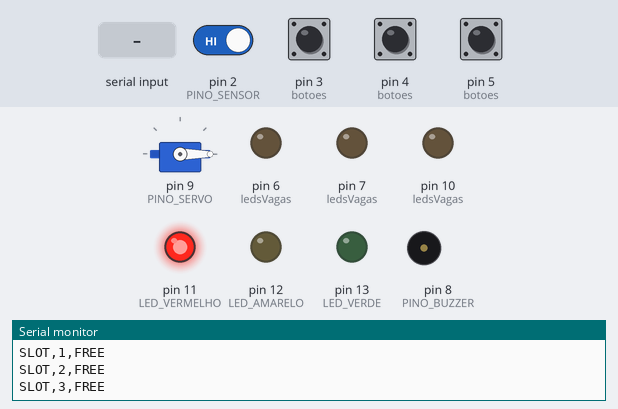
Recording of a sketch running on a simulated Arduino Uno, built with avr-gcc and run on an emulated ATmega328P. On the bench: servo, output pins drawn as LEDs (lit = HIGH), buzzer (waves = sounding), the last lines printed to the serial monitor. Inputs (shaded band) come from the test bench; at power-on: pin 2 (PINO_SENSOR), pin 3 (botoes), pin 4 (botoes), pin 5 (botoes) HIGH.

Above: at 1.7 s.
1.8 s: "CMD,OPEN\n" received over Serial
At 3.5 s:
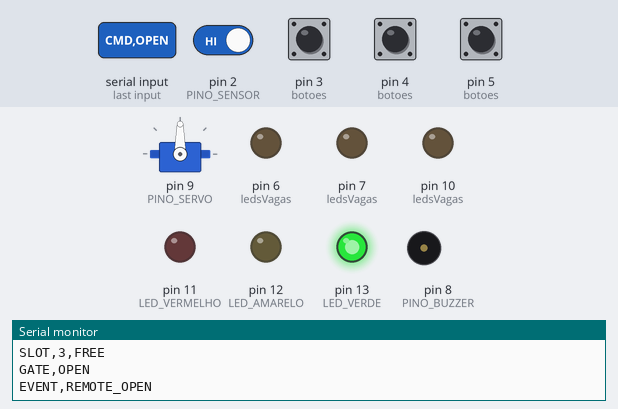
4.8 s: pin 3 (botoes) pulled LOW for 1 s
At 5.8 s:
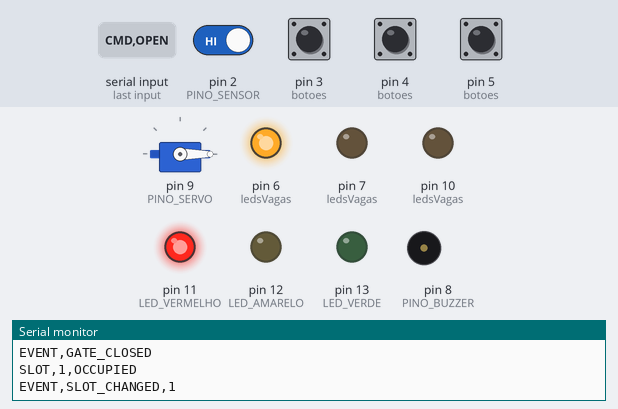
7.3 s: pin 2 (PINO_SENSOR) driven LOW
At 8.6 s:
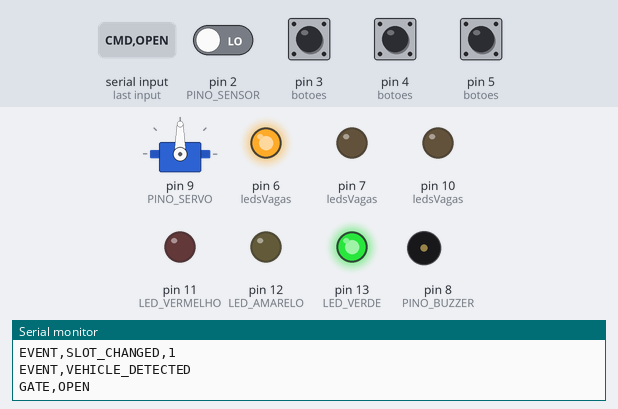
9.1 s: pin 4 (botoes) pulled LOW for 0.15 s
At 10.3 s:
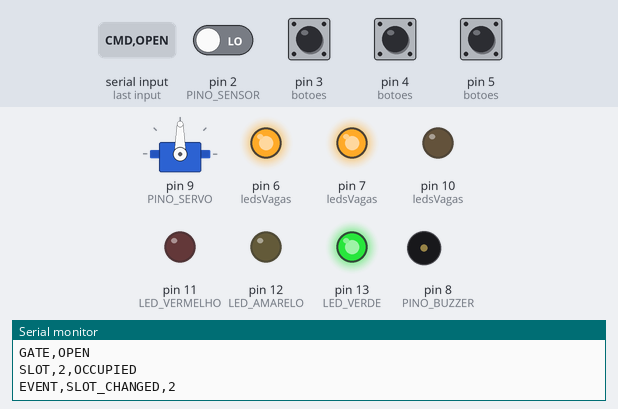
10.7 s: pin 5 (botoes) pulled LOW for 0.15 s
At 11.6 s:
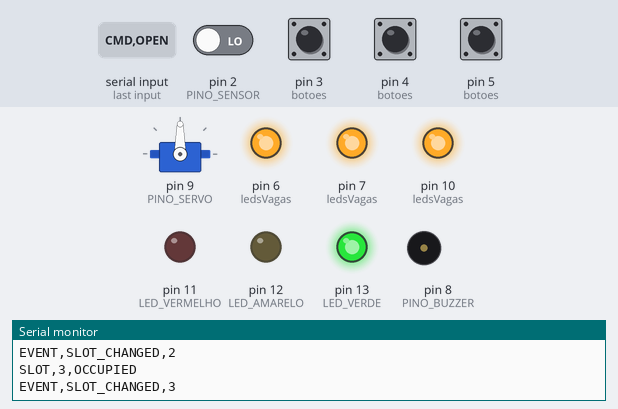
12.3 s: pin 3 (botoes) pulled LOW for 0.15 s
At 12.8 s:
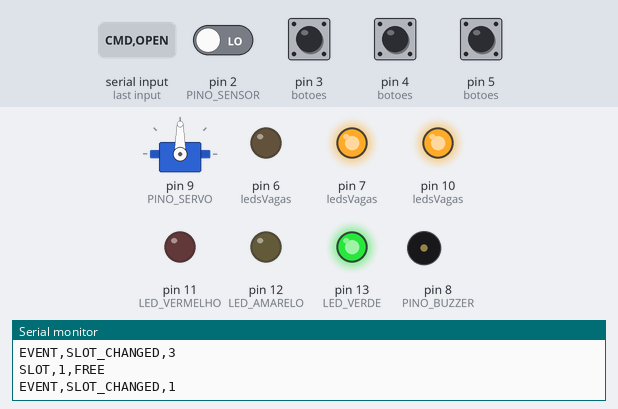
Timing chart, 0 to 14.9 s (numbered marks = the images above; inputs shaded):
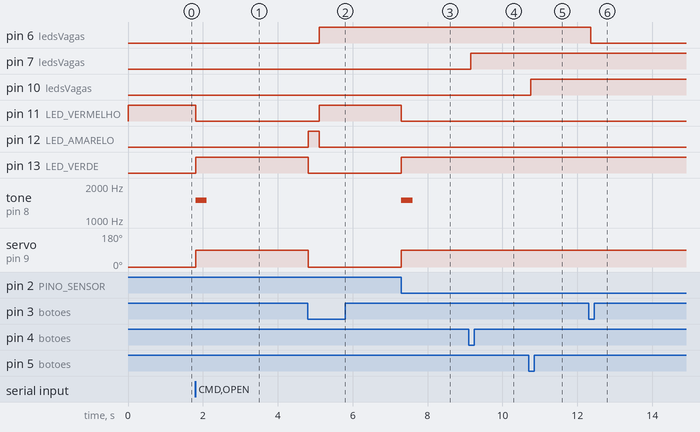

The sketch:

estacionamento_inteligente.ino
```cpp
#include <Servo.h>
#include <string.h>

// =====================================
// PINOS DO SISTEMA (ARDUINO UNO)
// =====================================

// Sensor reflexivo infravermelho TCRT5000 (cancela)
const int PINO_SENSOR = 2;

// Botoes fisicos das vagas
const int BOTAO_VAGA_1 = 3;
const int BOTAO_VAGA_2 = 4;
const int BOTAO_VAGA_3 = 5;

// LEDs indicadores das vagas
const int LED_VAGA_1 = 6;
const int LED_VAGA_2 = 7;
const int LED_VAGA_3 = 10;

// Componentes da cancela (Buzzer e Micro Servo MG90S)
const int PINO_BUZZER = 8;
const int PINO_SERVO = 9;

// LEDs de sinalizacao da cancela
const int LED_VERMELHO = 11;
const int LED_AMARELO = 12;
const int LED_VERDE = 13;

// =====================================
// CONFIGURACAO DA CANCELA (SERVO MG90S)
// =====================================

Servo cancela;

const int ANGULO_FECHADO = 0;
const int ANGULO_ABERTO = 90;

const unsigned long TEMPO_ABERTA = 3000;

bool cancelaAberta = false;
bool veiculoAnterior = false;

unsigned long tempoAbertura = 0;

// =====================================
// CONFIGURACAO DAS VAGAS
// =====================================

const int botoes[3] = {
  BOTAO_VAGA_1,
  BOTAO_VAGA_2,
  BOTAO_VAGA_3
};

const int ledsVagas[3] = {
  LED_VAGA_1,
  LED_VAGA_2,
  LED_VAGA_3
};

bool vagasOcupadas[3] = {
  false, false, false
};

bool leituraAnterior[3] = {
  HIGH, HIGH, HIGH
};

bool estadoEstavel[3] = {
  HIGH, HIGH, HIGH
};

unsigned long ultimoDebounce[3] = {
  0, 0, 0
};

const unsigned long DEBOUNCE = 50;

// =====================================
// COMUNICACAO SERIAL (ARDUINO -> PYTHON)
// =====================================

void enviarEstadoVaga(int numero) {

  Serial.print("SLOT,");
  Serial.print(numero);
  Serial.print(",");

  if (vagasOcupadas[numero - 1]) {
    Serial.println("OCCUPIED");
  } else {
    Serial.println("FREE");
  }
}

void enviarEstadoCancela() {

  if (cancelaAberta) {
    Serial.println("GATE,OPEN");
  } else {
    Serial.println("GATE,CLOSED");
  }
}

// =====================================
// ATUALIZAR LED DE CADA VAGA
// =====================================

void atualizarLedVaga(int indice) {

  if (vagasOcupadas[indice]) {
    digitalWrite(ledsVagas[indice], HIGH);
  } else {
    digitalWrite(ledsVagas[indice], LOW);
  }
}

// =====================================
// CONTROLE DO SEMAFORO
// =====================================

void atualizarSemaforo(
  bool vermelho,
  bool amarelo,
  bool verde
) {

  digitalWrite(LED_VERMELHO, vermelho);
  digitalWrite(LED_AMARELO, amarelo);
  digitalWrite(LED_VERDE, verde);
}

// =====================================
// ABRIR E FECHAR CANCELA
// =====================================

void abrirCancela() {

  if (cancelaAberta) return;

  cancelaAberta = true;

  atualizarSemaforo(LOW, HIGH, LOW);

  tone(PINO_BUZZER, 1000, 200);

  cancela.write(ANGULO_ABERTO);

  atualizarSemaforo(LOW, LOW, HIGH);

  tone(PINO_BUZZER, 1500, 300);

  tempoAbertura = millis();

  enviarEstadoCancela();
}

void fecharCancela() {

  if (!cancelaAberta) return;

  atualizarSemaforo(LOW, HIGH, LOW);

  cancela.write(ANGULO_FECHADO);

  delay(300);

  atualizarSemaforo(HIGH, LOW, LOW);

  cancelaAberta = false;

  enviarEstadoCancela();

  Serial.println("EVENT,GATE_CLOSED");
}

// =====================================
// COMANDOS RECEBIDOS DO PYTHON
// =====================================

void enviarTodosEstados() {

  Serial.println("SYSTEM,STARTED");

  enviarEstadoCancela();

  for (int i = 0; i < 3; i++) {
    enviarEstadoVaga(i + 1);
  }
}

void processarComando(char* comando) {

  if (strcmp(comando, "CMD,OPEN") == 0) {

    abrirCancela();

    Serial.println("EVENT,REMOTE_OPEN");

  }

  else if (strcmp(comando, "CMD,CLOSE") == 0) {

    // Trava de seguranca: nunca fechar enquanto houver veiculo detectado
    if (digitalRead(PINO_SENSOR) == LOW) {

      Serial.println("EVENT,CLOSE_BLOCKED");

    } else {

      fecharCancela();

    }

  }

  else if (strcmp(comando, "CMD,STATUS") == 0) {

    enviarTodosEstados();

  }

  else {

    Serial.print("ERROR,UNKNOWN_COMMAND,");
    Serial.println(comando);

  }
}

// Leitura serial nao bloqueante
void receberComandosSerial() {

  static char buffer[40];
  static byte indice = 0;

  while (Serial.available() > 0) {

    char caractere = Serial.read();

    if (caractere == '\n') {

      buffer[indice] = '\0';

      if (indice > 0) {
        processarComando(buffer);
      }

      indice = 0;

    }

    else if (caractere != '\r') {

      if (indice < sizeof(buffer) - 1) {

        buffer[indice++] = caractere;

      } else {

        // Descarta comandos maiores que o buffer
        indice = 0;

      }
    }
  }
}

// =====================================
// LEITURA DOS BOTOES
// =====================================

void atualizarVagas() {

  for (int i = 0; i < 3; i++) {

    bool leitura = digitalRead(botoes[i]);

    if (leitura != leituraAnterior[i]) {
      ultimoDebounce[i] = millis();
    }

    if (millis() - ultimoDebounce[i] > DEBOUNCE) {

      if (leitura != estadoEstavel[i]) {

        estadoEstavel[i] = leitura;

        // Botao pressionado
        if (estadoEstavel[i] == LOW) {

          // Alterna o estado da vaga
          vagasOcupadas[i] = !vagasOcupadas[i];

          // Atualiza o LED correspondente
          atualizarLedVaga(i);

          // Envia informacoes pela serial
          enviarEstadoVaga(i + 1);

          Serial.print("EVENT,SLOT_CHANGED,");
          Serial.println(i + 1);
        }
      }
    }

    leituraAnterior[i] = leitura;
  }
}

// =====================================
// INICIALIZACAO
// =====================================

void setup() {

  Serial.begin(9600);

  // Sensor TCRT5000
  pinMode(PINO_SENSOR, INPUT);

  // Botoes
  for (int i = 0; i < 3; i++) {
    pinMode(botoes[i], INPUT_PULLUP);
  }

  // LEDs das vagas
  for (int i = 0; i < 3; i++) {
    pinMode(ledsVagas[i], OUTPUT);
    digitalWrite(ledsVagas[i], LOW);
  }

  // Buzzer
  pinMode(PINO_BUZZER, OUTPUT);

  // Semaforo
  pinMode(LED_VERMELHO, OUTPUT);
  pinMode(LED_AMARELO, OUTPUT);
  pinMode(LED_VERDE, OUTPUT);

  // Micro servo MG90S
  cancela.attach(PINO_SERVO);
  cancela.write(ANGULO_FECHADO);

  atualizarSemaforo(HIGH, LOW, LOW);

  delay(500);

  Serial.println("SYSTEM,STARTED");

  enviarEstadoCancela();

  // Envia estado inicial das vagas
  for (int i = 0; i < 3; i++) {
    atualizarLedVaga(i);
    enviarEstadoVaga(i + 1);
  }
}

// =====================================
// LOOP PRINCIPAL
// =====================================

void loop() {

  // Recebe comandos enviados pelo Python
  receberComandosSerial();

  // Atualiza os botoes e as vagas
  atualizarVagas();

  // Detecta veiculo (logica original do modulo TCRT5000 preservada)
  bool veiculoDetectado =
    (digitalRead(PINO_SENSOR) == LOW);

  // Detecta nova aproximacao
  if (
    veiculoDetectado &&
    !veiculoAnterior &&
    !cancelaAberta
  ) {

    Serial.println("EVENT,VEHICLE_DETECTED");

    abrirCancela();
  }

  veiculoAnterior = veiculoDetectado;

  // Fecha automaticamente quando o sensor estiver livre
  // e o tempo minimo tiver passado
  if (
    cancelaAberta &&
    !veiculoDetectado &&
    millis() - tempoAbertura >= TEMPO_ABERTA
  ) {

    fecharCancela();
  }
}
```

Measured:
- after the input at 1.8 s, pin 11 (LED_VERMELHO): HIGH → LOW at once; pin 13 (LED_VERDE): LOW → HIGH at once; tone on pin 8 (PINO_BUZZER): silent → 1500 Hz at once, → silent 0.30 s later; servo on pin 9 (PINO_SERVO): 0° → 90° at once
- after the input at 4.8 s, pin 6 (ledsVagas): LOW → HIGH after 0.31 s
- after the input at 7.3 s, pin 11 (LED_VERMELHO): HIGH → LOW at once; pin 13 (LED_VERDE): LOW → HIGH at once; tone on pin 8 (PINO_BUZZER): silent → 1500 Hz at once, → silent 0.30 s later; servo on pin 9 (PINO_SERVO): 0° → 90° at once
- after the input at 9.1 s, pin 7 (ledsVagas): LOW → HIGH after 0.05 s
- after the input at 10.7 s, pin 10 (ledsVagas): LOW → HIGH after 0.05 s
- after the input at 12.3 s, pin 6 (ledsVagas): HIGH → LOW after 0.05 s
